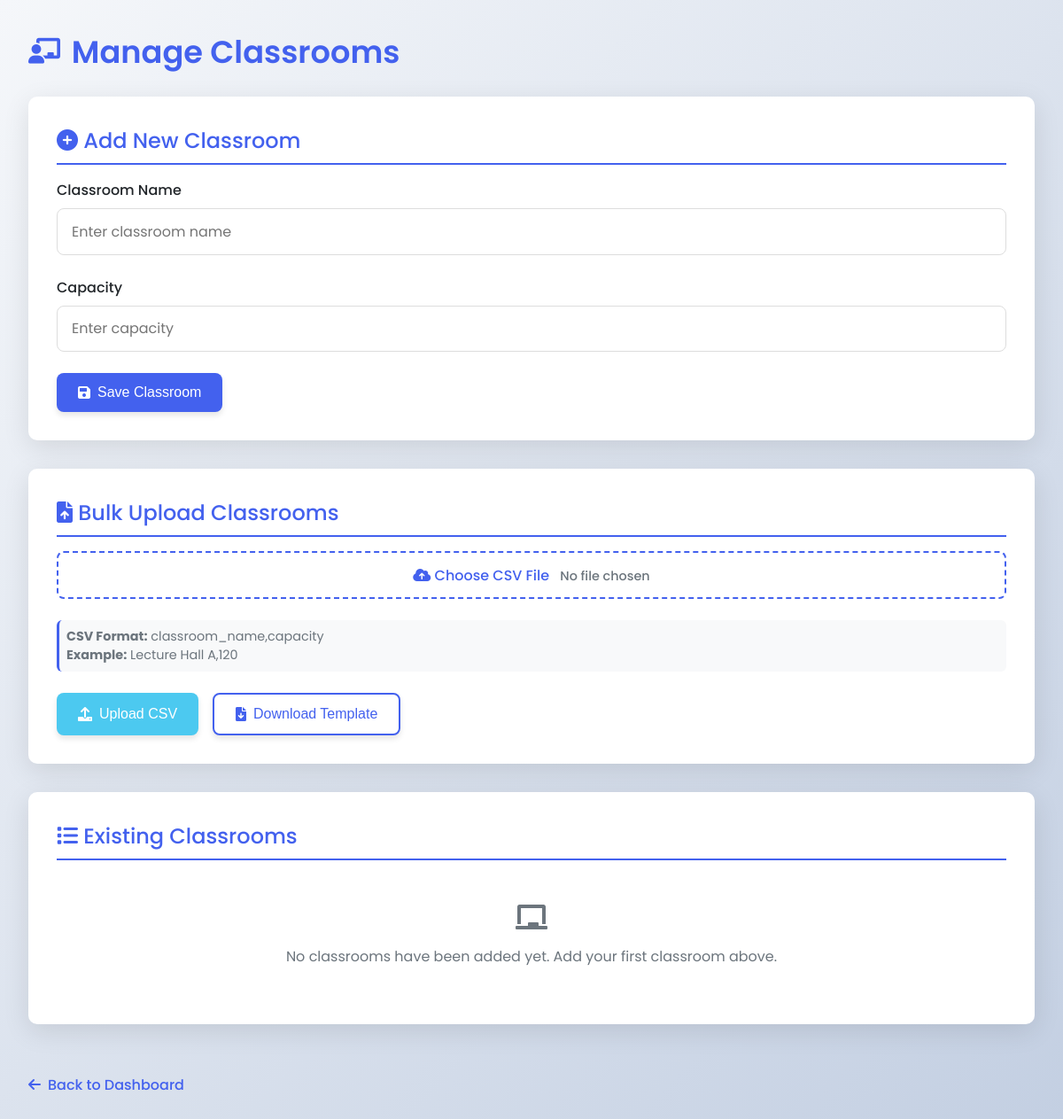
The app's page /classrooms/4, older data.
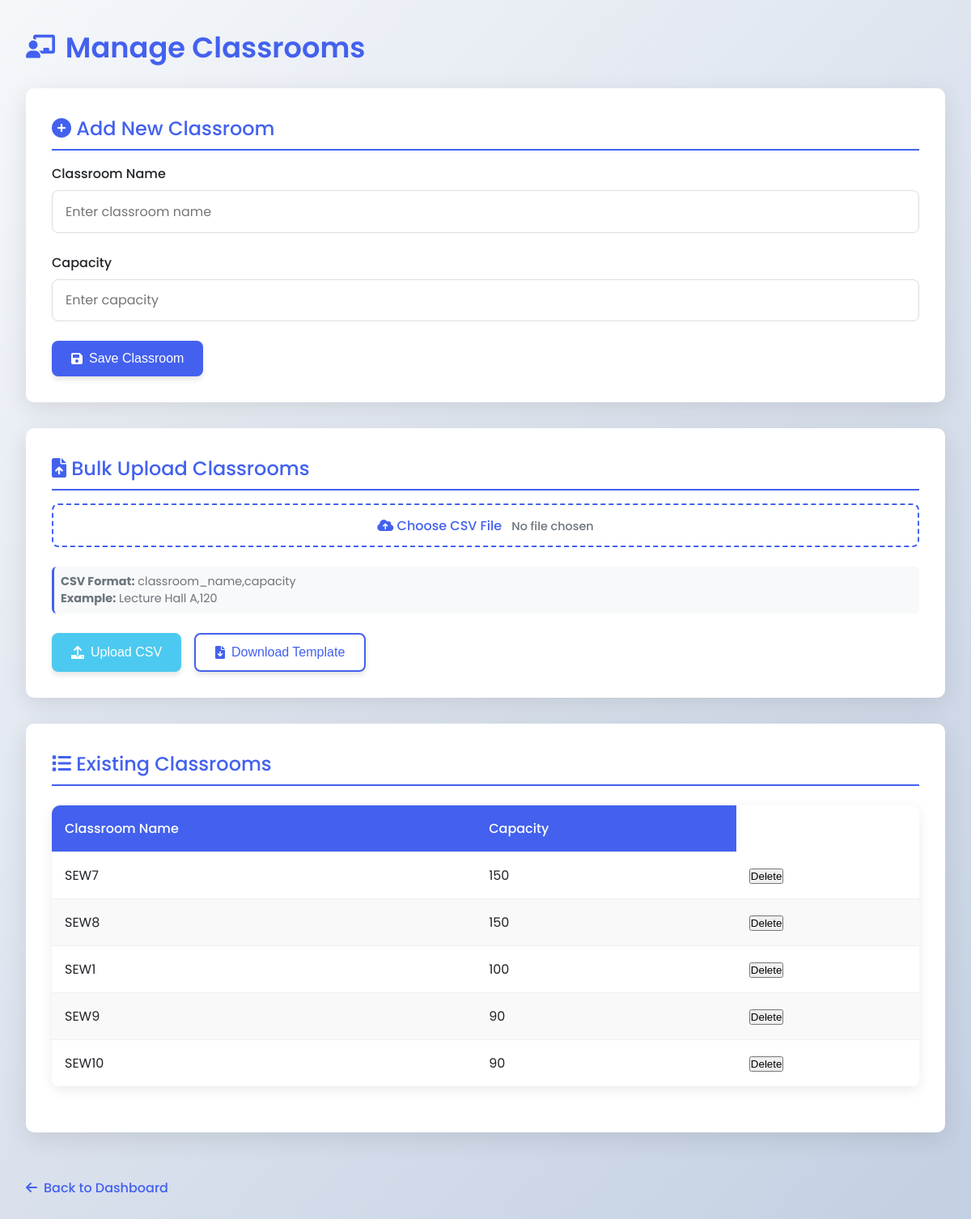
The same page, newer data.
### app.py (models this page shows)
class Classroom(db.Model):
    id = db.Column(db.Integer, primary_key=True)
    name = db.Column(db.String(50), unique=True, nullable=False)
    capacity = db.Column(db.Integer, nullable=False)
    building_id = db.Column(db.Integer, db.ForeignKey('building.id'), nullable=False)

### app.py (the view, shortened to what this page needs)
@app.route('/classrooms/<int:idd>', methods=['GET', 'POST'])
def manage_classrooms(idd):
    classrooms = Classroom.query.filter_by(building_id=idd).all()
    """print("All classrooms in database:")
    for c in classrooms:
        print(f"ID: {c.id}, Name: {c.name}, Capacity: {c.capacity}")"""
    return render_template('classrooms.html', classrooms=classrooms, idd=idd)

### templates/classrooms.html (shortened to what this page needs)
<!DOCTYPE html>
<html lang="en">
<head>
    <link rel="stylesheet" href="https://cdnjs.cloudflare.com/ajax/libs/font-awesome/6.0.0-beta3/css/all.min.css">
</head>
<body>
    <div class="container">
        <h1><i class="fas fa-chalkboard-teacher"></i> Manage Classrooms</h1>
        <div class="card">
            <h2><i class="fas fa-plus-circle"></i> Add New Classroom</h2>
            <form method="POST" enctype="multipart/form-data">
                <div class="form-group">
                    <label for="classroom_name">Classroom Name</label>
                    <input type="text" id="classroom_name" name="name" placeholder="Enter classroom name" required>
                </div>
                <div class="form-group">
                    <label for="classroom_capacity">Capacity</label>
                    <input type="number" id="classroom_capacity" name="capacity" placeholder="Enter capacity" min="1" required>
                </div>
                <div class="btn-group">
                    <button type="submit" class="btn btn-primary">
                        <i class="fas fa-save"></i> Save Classroom
                    </button>
                </div>
            </form>
        </div>
        <div class="card">
            <h2><i class="fas fa-file-upload"></i> Bulk Upload Classrooms</h2>
            <form method="POST" enctype="multipart/form-data">
                <div class="form-group">
                    <label for="file-upload" class="file-label">
                        <i class="fas fa-cloud-upload-alt"></i> Choose CSV File
                        <span id="file-chosen" class="file-name">No file chosen</span>
                    </label>
                    <div class="instructions">
                        <p><strong>CSV Format:</strong> classroom_name,capacity</p>
                        <p><strong>Example:</strong> Lecture Hall A,120</p>
                    </div>
                </div>
                <div class="btn-group">
                    <button type="submit" name="upload" value="file" class="btn btn-success">
                        <i class="fas fa-upload"></i> Upload CSV
                    </button>
                    <button type="button" onclick="downloadTemplate()" class="btn btn-secondary">
                        <i class="fas fa-file-download"></i> Download Template
                    </button>
                </div>
            </form>
        </div>
        <div class="card">
            <h2><i class="fas fa-list"></i> Existing Classrooms</h2>
            {% if classrooms %}
            <table>
                <thead>
                    <tr>
                        <th>Classroom Name</th>
                        <th>Capacity</th>
                    </tr>
                </thead>
                <tbody>
                    {% for classroom in classrooms %}
                    <tr>
                        <td>{{ classroom.name }}</td>
                        <td>{{ classroom.capacity }}</td>
                        <td>
                            <form action="{{ url_for('delete_classroom', id=classroom.id) }}" method="post" style="display:inline;">
                                <button type="submit" onclick="return confirm('Are you sure you want to delete {{ classroom.name }}?');">
                                Delete
                                </button>
                            </form>
                        </td>
                    </tr>
                    {% endfor %}
                </tbody>
            </table>
            {% else %}
            <div style="text-align: center; padding: 2rem; color: var(--gray);">
                <i class="fas fa-chalkboard" style="font-size: 2rem; margin-bottom: 1rem;"></i>
                <p>No classrooms have been added yet. Add your first classroom above.</p>
            </div>
            {% endif %}
        </div>
        <a href="{{ url_for('index') }}" class="back-link">
            <i class="fas fa-arrow-left"></i> Back to Dashboard
        </a>
    </div>
</body>
</html>

Row changes from the older to the newer data that the page shows:
added Classroom: name "SEW7", capacity "150"
added Classroom: name "SEW8", capacity "150"
added Classroom: name "SEW1", capacity "100"
added Classroom: name "SEW9", capacity "90"
added Classroom: name "SEW10", capacity "90"
Text that changed along with them:
text no longer shown: "No classrooms have been added yet. Add your first classroom above."
text now shown: "Classroom Name Capacity"
